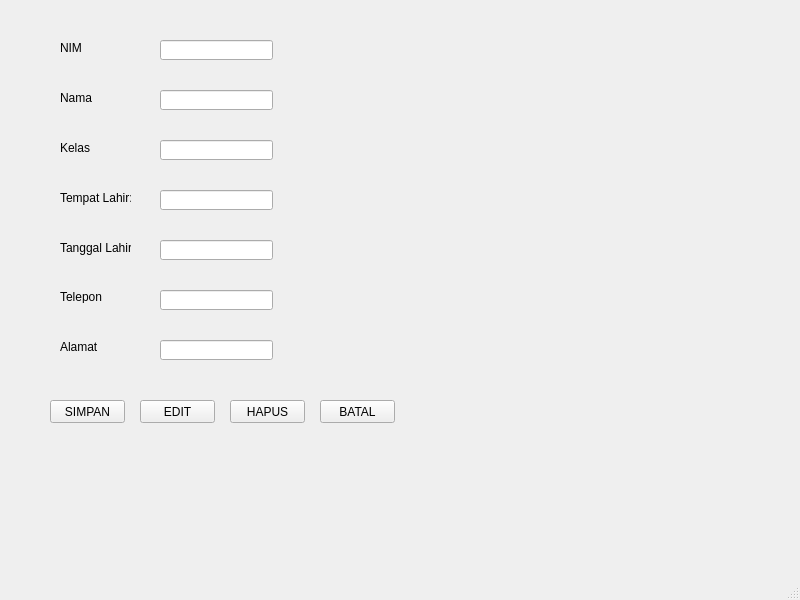
<?xml version="1.0" encoding="UTF-8"?>
<ui version="4.0">
 <class>MainWindow</class>
 <widget class="QMainWindow" name="MainWindow">
  <property name="geometry">
   <rect>
    <x>0</x>
    <y>0</y>
    <width>800</width>
    <height>600</height>
   </rect>
  </property>
  <property name="windowTitle">
   <string>MainWindow</string>
  </property>
  <widget class="QWidget" name="centralwidget">
   <widget class="QLabel" name="label">
    <property name="geometry">
     <rect>
      <x>60</x>
      <y>40</y>
      <width>71</width>
      <height>16</height>
     </rect>
    </property>
    <property name="text">
     <string>NIM           </string>
    </property>
   </widget>
   <widget class="QLabel" name="label_2">
    <property name="geometry">
     <rect>
      <x>60</x>
      <y>90</y>
      <width>71</width>
      <height>16</height>
     </rect>
    </property>
    <property name="text">
     <string>Nama     </string>
    </property>
   </widget>
   <widget class="QLabel" name="label_3">
    <property name="geometry">
     <rect>
      <x>60</x>
      <y>140</y>
      <width>71</width>
      <height>16</height>
     </rect>
    </property>
    <property name="text">
     <string>Kelas      </string>
    </property>
   </widget>
   <widget class="QLabel" name="label_4">
    <property name="geometry">
     <rect>
      <x>60</x>
      <y>190</y>
      <width>71</width>
      <height>16</height>
     </rect>
    </property>
    <property name="text">
     <string>Tempat Lahir:</string>
    </property>
   </widget>
   <widget class="QLabel" name="label_5">
    <property name="geometry">
     <rect>
      <x>60</x>
      <y>240</y>
      <width>71</width>
      <height>16</height>
     </rect>
    </property>
    <property name="text">
     <string>Tanggal Lahir</string>
    </property>
   </widget>
   <widget class="QLabel" name="label_6">
    <property name="geometry">
     <rect>
      <x>60</x>
      <y>290</y>
      <width>47</width>
      <height>13</height>
     </rect>
    </property>
    <property name="text">
     <string>Telepon</string>
    </property>
   </widget>
   <widget class="QLabel" name="label_7">
    <property name="geometry">
     <rect>
      <x>60</x>
      <y>340</y>
      <width>47</width>
      <height>13</height>
     </rect>
    </property>
    <property name="text">
     <string>Alamat</string>
    </property>
   </widget>
   <widget class="QLineEdit" name="lineEdit">
    <property name="geometry">
     <rect>
      <x>160</x>
      <y>40</y>
      <width>113</width>
      <height>20</height>
     </rect>
    </property>
   </widget>
   <widget class="QLineEdit" name="lineEdit_2">
    <property name="geometry">
     <rect>
      <x>160</x>
      <y>90</y>
      <width>113</width>
      <height>20</height>
     </rect>
    </property>
   </widget>
   <widget class="QLineEdit" name="lineEdit_3">
    <property name="geometry">
     <rect>
      <x>160</x>
      <y>140</y>
      <width>113</width>
      <height>20</height>
     </rect>
    </property>
   </widget>
   <widget class="QLineEdit" name="lineEdit_4">
    <property name="geometry">
     <rect>
      <x>160</x>
      <y>190</y>
      <width>113</width>
      <height>20</height>
     </rect>
    </property>
   </widget>
   <widget class="QLineEdit" name="lineEdit_5">
    <property name="geometry">
     <rect>
      <x>160</x>
      <y>240</y>
      <width>113</width>
      <height>20</height>
     </rect>
    </property>
   </widget>
   <widget class="QLineEdit" name="lineEdit_6">
    <property name="geometry">
     <rect>
      <x>160</x>
      <y>290</y>
      <width>113</width>
      <height>20</height>
     </rect>
    </property>
   </widget>
   <widget class="QLineEdit" name="lineEdit_7">
    <property name="geometry">
     <rect>
      <x>160</x>
      <y>340</y>
      <width>113</width>
      <height>20</height>
     </rect>
    </property>
   </widget>
   <widget class="QPushButton" name="pushButton">
    <property name="geometry">
     <rect>
      <x>50</x>
      <y>400</y>
      <width>75</width>
      <height>23</height>
     </rect>
    </property>
    <property name="text">
     <string>SIMPAN</string>
    </property>
   </widget>
   <widget class="QPushButton" name="pushButton_2">
    <property name="geometry">
     <rect>
      <x>140</x>
      <y>400</y>
      <width>75</width>
      <height>23</height>
     </rect>
    </property>
    <property name="text">
     <string>EDIT</string>
    </property>
   </widget>
   <widget class="QPushButton" name="pushButton_3">
    <property name="geometry">
     <rect>
      <x>230</x>
      <y>400</y>
      <width>75</width>
      <height>23</height>
     </rect>
    </property>
    <property name="text">
     <string>HAPUS</string>
    </property>
   </widget>
   <widget class="QPushButton" name="pushButton_4">
    <property name="geometry">
     <rect>
      <x>320</x>
      <y>400</y>
      <width>75</width>
      <height>23</height>
     </rect>
    </property>
    <property name="text">
     <string>BATAL</string>
    </property>
   </widget>
  </widget>
  <widget class="QMenuBar" name="menubar">
   <property name="geometry">
    <rect>
     <x>0</x>
     <y>0</y>
     <width>800</width>
     <height>21</height>
    </rect>
   </property>
  </widget>
  <widget class="QStatusBar" name="statusbar"/>
 </widget>
 <resources/>
 <connections/>
</ui>
